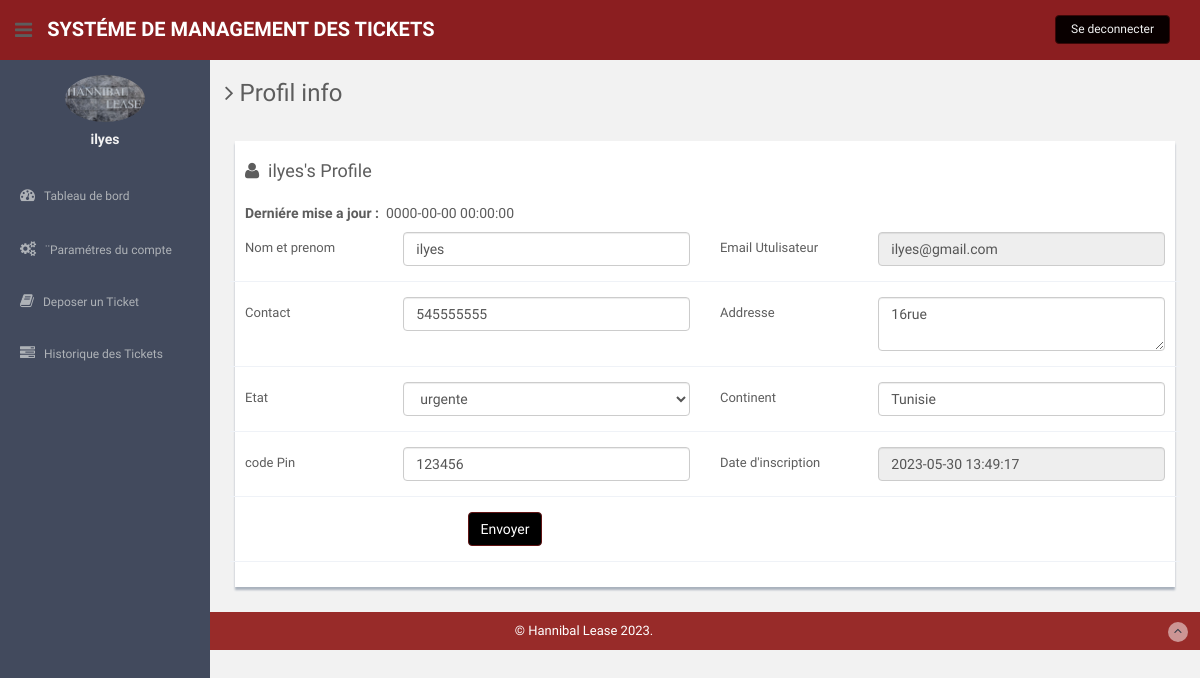
Screenshot of /app/users/profile.php (signed in) with the database file from the repository.
### tables this page shows
CREATE TABLE `users` (
  `id` int(11) NOT NULL,
  `fullName` varchar(255) DEFAULT NULL,
  `userEmail` varchar(255) DEFAULT NULL,
  `password` varchar(255) DEFAULT NULL,
  `contactNo` bigint(11) DEFAULT NULL,
  `address` tinytext DEFAULT NULL,
  `State` varchar(255) DEFAULT NULL,
  `country` varchar(255) DEFAULT NULL,
  `pincode` int(6) DEFAULT NULL,
  `userImage` varchar(255) DEFAULT NULL,
  `regDate` timestamp NOT NULL DEFAULT current_timestamp(),
  `updationDate` timestamp NOT NULL DEFAULT current_timestamp() ON UPDATE current_timestamp(),
  `status` int(1) NOT NULL
);

### app/users/profile.php (the view, shortened to what this page needs)
<?php
include('includes/config.php');
if(strlen($_SESSION['login'])==0)
  {
header('location:index.php');
}
else{
?>
<!DOCTYPE html>
<html lang="en">
  <head>
    <link href="assets/css/bootstrap.css" rel="stylesheet">
    <link href="assets/font-awesome/css/font-awesome.css" rel="stylesheet" />
    <link rel="stylesheet" type="text/css" href="assets/js/bootstrap-datepicker/css/datepicker.css" />
    <link rel="stylesheet" type="text/css" href="assets/js/bootstrap-daterangepicker/daterangepicker.css" />
    <link href="assets/css/style.css" rel="stylesheet">
    <link href="assets/css/style-responsive.css" rel="stylesheet">
  </head>
  <body>
  <section id="container" >
     <?php include("includes/header.php");?>
      <?php include("includes/sidebar.php");?>
      <section id="main-content">
          <section class="wrapper">
          	<h3><i class="fa fa-angle-right"></i> Profil info</h3>
          	<div class="row mt">
          		<div class="col-lg-12">
                  <div class="form-panel">
 <?php $query=mysqli_query($bd, "select * from users where userEmail='".$_SESSION['login']."'");
 while($row=mysqli_fetch_array($query))
 {
 ?>
  <h4 class="mb"><i class="fa fa-user"></i>&nbsp;&nbsp;<?php echo htmlentities($row['fullName']);?>'s Profile</h4>
    <h5><b>Derniére mise a jour :</b>&nbsp;&nbsp;<?php echo htmlentities($row['updationDate']);?></h5>
           <form class="form-horizontal style-form" method="post" name="profile" >
<div class="form-group">
<label class="col-sm-2 col-sm-2 control-label">Nom et prenom</label>
<div class="col-sm-4">
<input type="text" name="fullname" required="required" value="<?php echo htmlentities($row['fullName']);?>" class="form-control" >
 </div>
<label class="col-sm-2 col-sm-2 control-label">Email Utulisateur </label>
 <div class="col-sm-4">
<input type="email" name="useremail" required="required" value="<?php echo htmlentities($row['userEmail']);?>" class="form-control" readonly>
</div>
 </div>
<div class="form-group">
<label class="col-sm-2 col-sm-2 control-label">Contact</label>
 <div class="col-sm-4">
<input type="text" name="contactno" required="required" value="<?php echo htmlentities($row['contactNo']);?>" class="form-control">
</div>
<label class="col-sm-2 col-sm-2 control-label">Addresse </label>
<div class="col-sm-4">
<textarea  name="address" required="required" class="form-control"><?php echo htmlentities($row['address']);?></textarea>
</div>
</div>
<div class="form-group">
<label class="col-sm-2 col-sm-2 control-label">Etat</label>
<div class="col-sm-4">
<select name="state" required="required" class="form-control">
<option value="<?php echo htmlentities($row['State']);?>"><?php echo htmlentities($st=$row['State']);?></option>
</select>
</div>
<label class="col-sm-2 col-sm-2 control-label">Continent </label>
<div class="col-sm-4">
<input type="text" name="country" required="required" value="<?php echo htmlentities($row['country']);?>" class="form-control">
</div>
</div>
<div class="form-group">
<label class="col-sm-2 col-sm-2 control-label">code Pin</label>
<div class="col-sm-4">
<input type="text" name="pincode" maxlength="6" required="required" value="<?php echo htmlentities($row['pincode']);?>" class="form-control">
</div>
<label class="col-sm-2 col-sm-2 control-label">Date d'inscription </label>
<div class="col-sm-4">
<input type="text" name="regdate" required="required" value="<?php echo htmlentities($row['regDate']);?>" class="form-control" readonly>
 </div>
</div>
<?php } ?>
                          <div class="form-group">
                           <div class="col-sm-10" style="padding-left:25% ">
<button type="submit" name="submit" class="btn btn-primary">Envoyer</button>
</div>
</div>
                          </form>
                          </div>
                          </div>
                          </div>
		</section>
      </section>
    <?php include("includes/footer.php");?>
  </section>
  </body>
</html>
<?php } ?>

### app/users/includes/sidebar.php (shortened to what this page needs)
<aside>
          <div id="sidebar"  class="nav-collapse ">
              <ul class="sidebar-menu" id="nav-accordion">
              	  <p class="centered"><a href="profile.html"><img src="assets/img/hannibal.jpg" class="img-circle" width="80"></a></p>
                   <?php $query=mysqli_query($bd, "select fullName from users where userEmail='".$_SESSION['login']."'");
 while($row=mysqli_fetch_array($query))
 {
 ?>
              	  <h5 class="centered"><?php echo htmlentities($row['fullName']);?></h5>
                  <?php } ?>
                  <li class="mt">
                      <a href="dashboard.php">
                          <i class="fa fa-dashboard"></i>
                          <span>Tableau de bord</span>
                      </a>
                  </li>
                  <li class="sub-menu">
                      <a href="javascript:;" >
                          <i class="fa fa-cogs"></i>
                          <span>¨Paramétres du compte</span>
                      </a>
                  </li>
                  <li class="sub-menu">
                      <a href="register-complaint.php" >
                          <i class="fa fa-book"></i>
                          <span>Deposer un Ticket</span>
                      </a>
                    </li>
                  <li class="sub-menu">
                      <a href="complaint-history.php" >
                          <i class="fa fa-tasks"></i>
                          <span>Historique des Tickets</span>
                      </a>
                  </li>
              </ul>
          </div>
      </aside>

### app/users/assets/css/style.css (style rules this page uses)
body { color: rgb(93, 93, 93); background: #f2f2f2; font-family: 'Ruda', sans-serif; padding: 0px !important; margin: 0px !important; font-size:13px; }
ul li { list-style: none; }
a, a:hover, a:focus { text-decoration: none; outline: none; }
#container { width: 100%; height: 100%; }
.centered { text-align: center; }
.mt { margin-top: 25px; }
.mb { margin-bottom: 25px; }
#sidebar { width: 210px; height: 100%; position: fixed; background: #424a5d; }
#sidebar h5 { color: #f2f2f2; font-weight: 700; }
#sidebar ul li { position: relative; }
ul.sidebar-menu , ul.sidebar-menu li ul.sub { margin: -2px 0 0; padding: 0; }
ul.sidebar-menu { margin-top: 75px; }
ul.sidebar-menu li { margin-bottom: 5px; margin-left:10px; margin-right:10px; }
ul.sidebar-menu li.sub-menu { line-height: 15px; }
ul.sidebar-menu li a span { display: inline-block; }
ul.sidebar-menu li a { color: #aeb2b7; text-decoration: none; display: block; padding: 15px 0 15px 10px; font-size: 12px; outline: none; -webkit-transition: all 0.3s ease; -moz-transition: all 0.3s ease; -o-transition: all 0.3s ease; -ms-transition: all 0.3s ease; transition: all 0.3s ease; }
ul.sidebar-menu li a i { font-size: 15px; padding-right: 6px; }
#main-content { margin-left: 210px; }
.wrapper { display: inline-block; margin-top: 60px; padding-left: 15px; padding-right: 15px; padding-bottom: 15px; padding-top: 0px; width: 100%; }
.form-panel { background: #ffffff; margin: 10px; padding: 10px; box-shadow: 0px 3px 2px #aab2bd; text-align: left; }
label { font-weight: 400; }
.form-horizontal.style-form .form-group { border-bottom: 1px solid #eff2f7; padding-bottom: 15px; margin-bottom: 15px; }
@media (min-width: 768px) { .form-horizontal .control-label { text-align: left; } }

### rows the page displays
users: fullName "ilyes", updationDate "0000-00-00 00:00:00", fullname "ilyes", useremail "ilyes@gmail.com", contactno "545555555", address "16rue", state "urgente", country "Tunisie", pincode "123456", regdate "2023-05-30 13:49:17"
